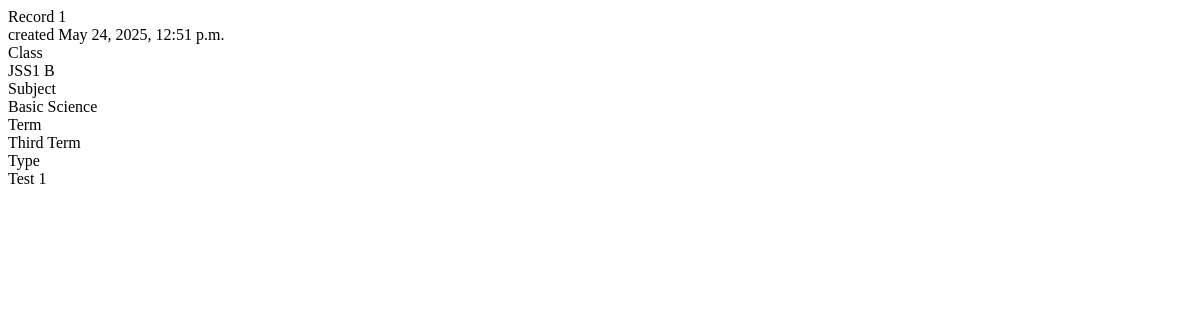
Page /getclassrecord/6 on the earlier database version.
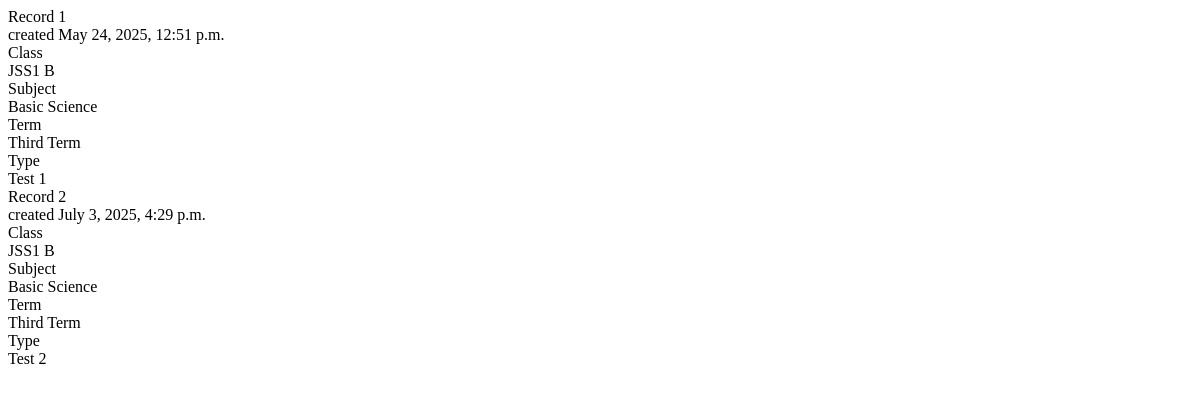
Same page on the later database version.
### record/models.py (models this page shows, shortened)
class Record(models.Model):
  title = models.CharField(max_length=10000,choices=TERM_CHOICES)
  subject = models.ForeignKey(Subject,related_name='record',on_delete=models.CASCADE)
  date_created = models.DateTimeField(auto_now_add=True)
  record_type = models.CharField(choices=[('Test','Test'),('Exam','Exam')],max_length=1000000)
  total_score = models.IntegerField()
  class_name = models.ForeignKey(Class,on_delete=models.CASCADE,related_name="record",null=True,blank=True)
  record_number = models.IntegerField()
  class Meta:
    unique_together = ("title","subject","class_name","record_type","record_number")

class Class(models.Model):
  name = models.CharField(max_length=100000,choices=CLASSES)
  batch = models.CharField(max_length=100000,choices=[("A","A"),("B","B"),("C","C"),("D","D")])
  class Meta:
    unique_together = ("name","batch")
  def __str__(self):
    return f"{self.name} {self.batch}"

class Subject(models.Model):
  name = models.CharField(max_length=1000000,unique=True)
  def __str__(self):
    return self.name

### record/views.py (the view)
# urls.py: path('getclassrecord/<int:id>',getClassRecord,name="get-class-record"),
def getClassRecord(request,id):
    class_name = Class.objects.get(id=id)
    record = Record.objects.filter(class_name=class_name)
    context = dict(class_name=class_name,record=record)
    return render(request,'record-list.html',context)

### templates/record-list.html
<div class="row">
{%for rec in record%}
<div class="col-md-6 p-md-3 px-md-4">
   <div class="row p-2 color-bg-white rounded-3 my-2 mb-4 pointer-cursor sz-12 shadow-sm" hx-get="{% url 'get-record' rec.id %}" hx-target="body" hx-swap="outerHTML" hx-push-url="true" >
      <div class="mb-2 color-white color-bg-s p-2 row rounded">
        <div class="col sz-16 color-white hide "> Record {{forloop.counter}} </div> <div class=" sz-14 col-12"> created {{rec.date_created}} </div>
     </div>
       <div class="col-12 my-2 color-black">
       Class
       <br />
         <div class=" mt-1  color-p bold">
         {{rec.class_name}}
         </div>
       </div>
        <div class="col-12 my-2">
          Subject
            <br />
         <div class="mt-1  color-p bold">
           {{rec.subject}}
           </div>
       </div>
 <div class="col-12 my-2">
   Term
       <br />
         <div class="mt-1  color-p bold">
          {{rec.title}}
       </div>
       </div>
 <div class="col-12 my-2">
   Type
       <br />
         <div class="mt-1  color-p bold" style="">
          {{rec.record_type}} {{rec.record_number}}
       </div>
       </div>
     </div>
    </div>
   {%endfor%}
 </div>

Differences in the rows shown:
added Record: date_created "July 3, 2025, 4:29 p.m.", class_name "JSS1 B", subject "Basic Science", title "Third Term", record_type "Test", record_number "2"
